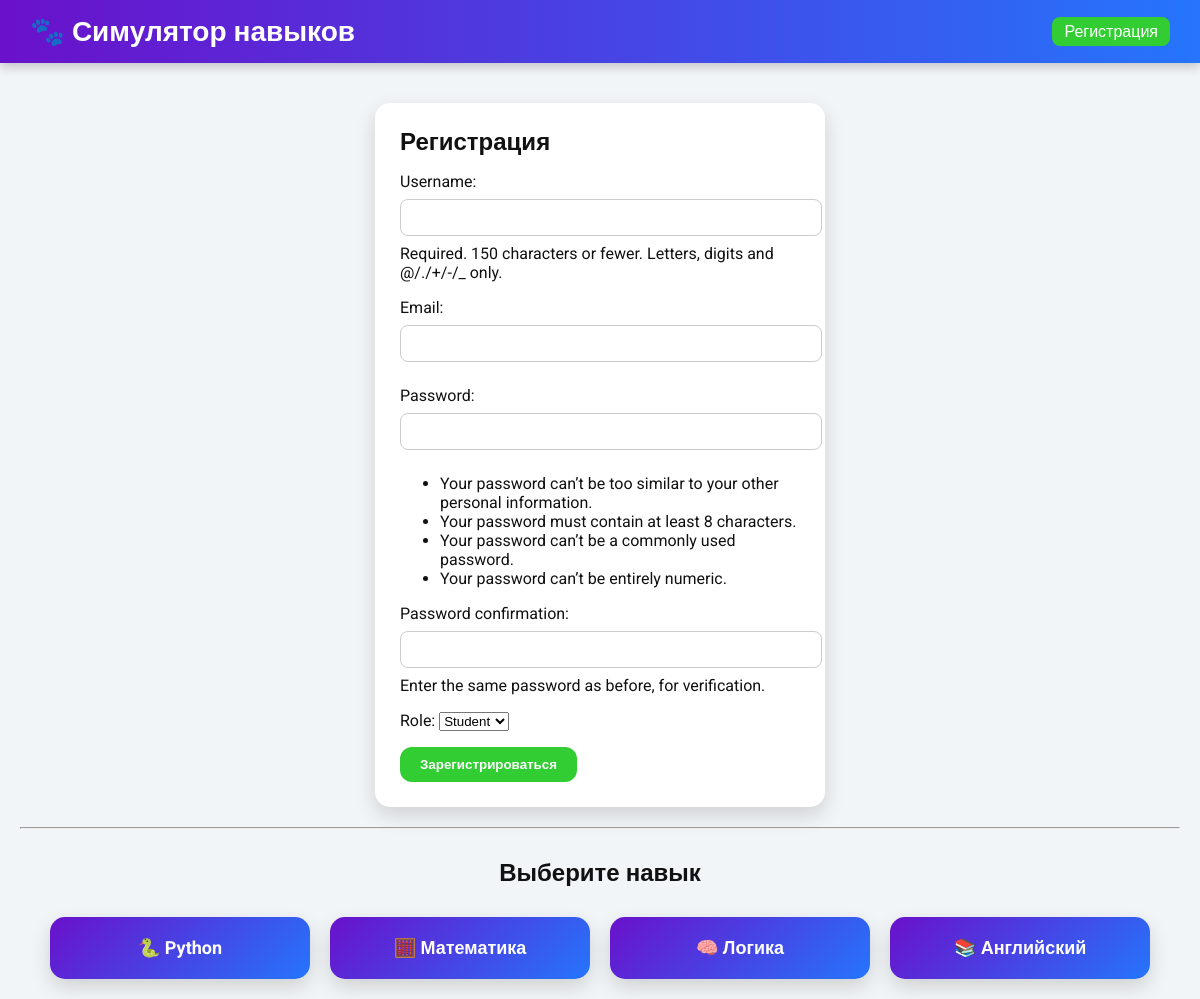
The page / on the database its author committed.
### core/models.py (models this page shows, shortened)
class Skill(models.Model):
    name = models.CharField(max_length=100, unique=True)
    description = models.TextField(blank=True, default='')

### core/views.py (the view)
# urls.py: path('', views.home_view, name='home'),
def home_view(request):
    skills = Skill.objects.all()[:6]
    form = None
    if not request.user.is_authenticated:
        if request.method == 'POST':
            form = CustomUserCreationForm(request.POST)
            if form.is_valid():
                user = form.save()
                login(request, user)
                return redirect('home')
        else:
            form = CustomUserCreationForm()
    theme = get_theme(request)
    return render(request, 'core/home.html', {
        'skills': skills,
        'theme': theme,
        'form': form
    })

### core/forms.py
class CustomUserCreationForm(UserCreationForm):
    email = forms.EmailField(required=True)
    class Meta:
        model = CustomUser
        fields = ('username', 'email', 'password1', 'password2', 'role')

### core/views.py (called while the page is built)
def get_theme(request):
    theme = request.GET.get('theme')
    if theme in ['dark', 'light']:
        return theme
    return 'light'

### core/templates/core/home.html (shortened to what this page needs)
{% extends "core/base.html" %}
{% block content %}
{% if not user.is_authenticated %}
<div class="form-card" id="register-form">
    <h2>Регистрация</h2>
    <form method="post">
        {{ form.as_p }}
        <button type="submit" style="background:#32cd32; color:white;">Зарегистрироваться</button>
    </form>
</div>
<hr>
{% endif %}
<h2 style="text-align:center; margin:30px 0;">Выберите навык</h2>
<div class="flex-center">
    {% for skill in skills %}
    <a href="{% url 'skill_detail' skill.id %}?theme={{ theme }}" class="card" style="width:220px; text-align:center; color:#fff; background: linear-gradient(135deg, #6a11cb 0%, #2575fc 100%); font-weight:bold; font-size:18px;">
        {{ skill.name }}
    </a>
    {% empty %}
    <p>Нет навыков</p>
    {% endfor %}
</div>
{% endblock %}

### rows shown on the page
Skill: name "🐍 Python"
Skill: name "🧮 Математика"
Skill: name "🧠 Логика"
Skill: name "📚 Английский"
